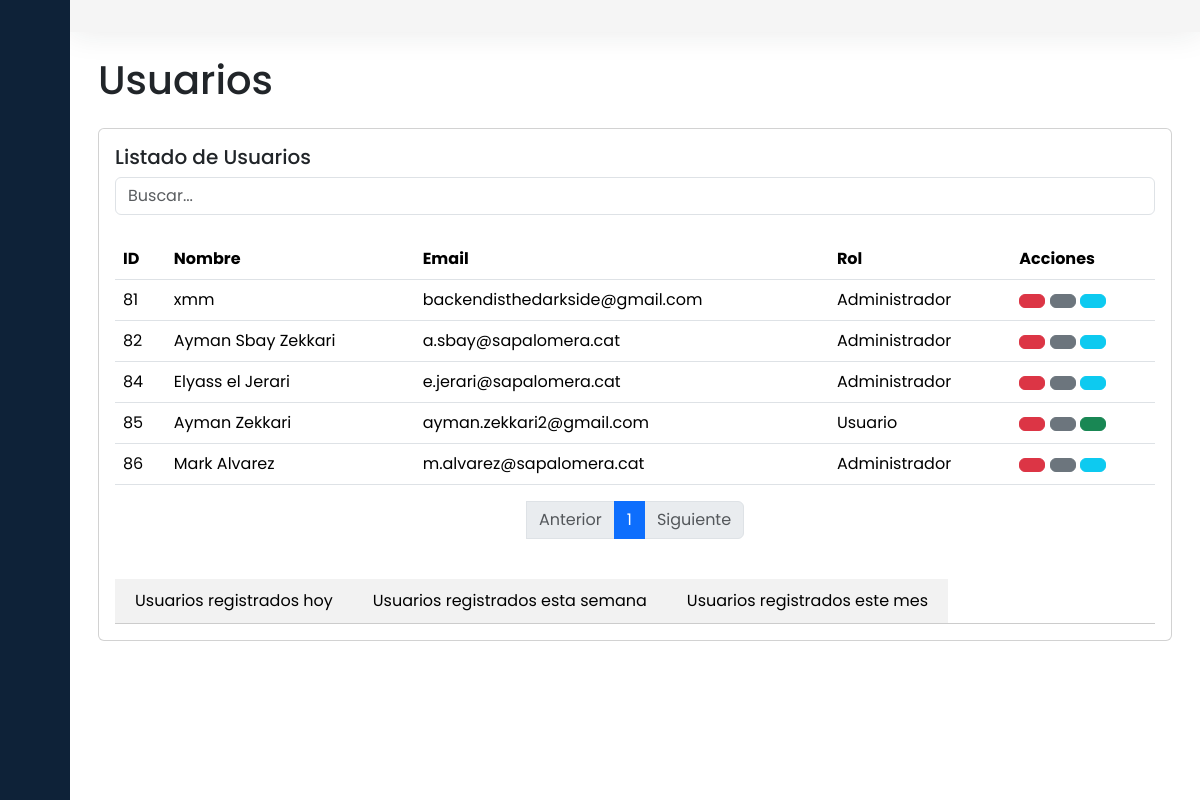
The page /Controlador/admin_usuarios.php (signed in) on the database its author committed.
### tables this page shows
CREATE TABLE IF NOT EXISTS `usuarios` (
  `idUsuario` int(10) NOT NULL AUTO_INCREMENT,
  `nombre` text NOT NULL,
  `email` text NOT NULL,
  `password` text DEFAULT NULL,
  `administrador` tinyint(1) NOT NULL,
  `bloqueado` int(2) DEFAULT NULL,
  `fechaRegistro` date DEFAULT NULL,
  `telefono` text DEFAULT NULL,
  `foto` text DEFAULT NULL,
  `provider` text DEFAULT NULL,
  `provider_id` text DEFAULT NULL,
  `account_activation_token` text DEFAULT NULL,
  `reset_token` text DEFAULT NULL,
  `reset_token_expires` date DEFAULT NULL,
  `created_at` text DEFAULT NULL,
  `updated_at` text DEFAULT NULL,
  PRIMARY KEY (`idUsuario`)
);

### Controlador/admin_usuarios.php (called while the page is built, shortened)
<?php
require_once("../Middleware/isAdmin.php");
require_once("../Model/consultas_usuarios.php");
$usuarios = getUsers();
$usuariosPorPagina = 10;
$pagina = isset($_GET['pagina']) ? $_GET['pagina'] : 1;
$totalPaginas = ceil(count($usuarios) / $usuariosPorPagina);
$usuariosPaginados = array_slice($usuarios, ($pagina - 1) * $usuariosPorPagina, $usuariosPorPagina);
include_once("../Vista/Admin/usuarios.php");

### Model/consultas_usuarios.php (called while the page is built, shortened)
<?php
function isAdmin($email) {
    $conn = connexion();
    $sql = "SELECT * FROM usuarios WHERE email = '$email'";
    $stmt = $conn->prepare($sql);
    $stmt->execute();
    $result = $stmt->fetch(PDO::FETCH_ASSOC);
    if ($result["administrador"] == 1) {
        return true;
    } else {
        return false;
    }
}
function getUsers() {
    $conn = connexion();
    $sql = "SELECT * FROM usuarios";
    $stmt = $conn->prepare($sql);
    $stmt->execute();
    $result = $stmt->fetchAll(PDO::FETCH_ASSOC);
    return $result;
}

### Middleware/isAdmin.php (called while the page is built, shortened)
<?php
require_once "../Model/consultas_usuarios.php";
$usuario = $_SESSION['usuario'];
if (isAdmin($usuario) == false) {
    header("Location: ../Controlador/welcome.php");
    exit();
}

### Vista/Admin/usuarios.php (the view, shortened to what this page needs)
<!DOCTYPE html>
<html lang="es">
<head>
    <link href="https://cdn.lineicons.com/4.0/lineicons.css" rel="stylesheet" />
    <link href="https://cdn.jsdelivr.net/npm/bootstrap@5.3.2/dist/css/bootstrap.min.css" rel="stylesheet">
    <link rel="stylesheet" href="../public/css/admin.css">
</head>
<body>
    <div class="wrapper">
        <?php include_once("../Vista/Components/admin_nav.php"); ?>
        <main class="content px-3 py-4">
            <div class="container-fluid">
                <div class="mb-3">
                    <h1 class="h1">Usuarios</h1>
                </div>
                <div class="row mt-4">
                    <div class="col-12">
                        <div class="card">
                            <div class="card-body">
                                <h5 class="card-title">Listado de Usuarios</h5>
                                <input type="text" id="searchInput" class="form-control" placeholder="Buscar...">
                                <div class="table-responsive">
                                    <table id="userTable" class="table mt-4">
                                        <thead>
                                            <tr>
                                                <th scope="col">ID</th>
                                                <th scope="col">Nombre</th>
                                                <th scope="col">Email</th>
                                                <th scope="col">Rol</th>
                                                <th scope="col">Acciones</th>
                                            </tr>
                                        </thead>
                                        <tbody>
                                            <?php foreach ($usuariosPaginados as $usuario) : ?>
                                                <tr>
                                                    <td><?php echo $usuario['idUsuario'] ?></td>
                                                    <td><?php echo $usuario['nombre'] ?></td>
                                                    <td><?php echo $usuario['email'] ?></td>
                                                    <td><?php echo $usuario['administrador'] == 1 ? 'Administrador' : 'Usuario' ?></td>
                                                    <td>
                                                        <button onclick="eliminarUsuario(<?php echo $usuario['idUsuario'] ?>)" class="btn btn-danger"><i class="lni lni-trash-can"></i></button>
                                                        <?php if ($usuario['bloqueado'] == 1) : ?>
                                                            <button onclick="desbloquearUsuario(<?php echo $usuario['idUsuario'] ?>)" class="btn btn-warning"><i class="lni lni-unlock"></i></button>
                                                        <?php else : ?>
                                                            <button onclick="bloquearUsuario(<?php echo $usuario['idUsuario'] ?>)" class="btn btn-secondary"><i class="lni lni-lock"></i></button>
                                                        <?php endif; ?>
                                                        <?php if ($usuario['administrador'] == 1) : ?>
                                                            <button onclick="quitarAdmin(<?php echo $usuario['idUsuario'] ?>)" class="btn btn-info"><i class="lni lni-user"></i></button>
                                                        <?php else : ?>
                                                            <button onclick="hacerAdmin(<?php echo $usuario['idUsuario'] ?>)" class="btn btn-success"><i class="lni lni-user"></i></button>
                                                        <?php endif; ?>
                                                    </td>
                                                </tr>
                                            <?php endforeach; ?>
                                        </tbody>
                                    </table>
                                    <div id="pagination" class="d-flex justify-content-center mt-3">
                                        <nav aria-label="Page navigation example">
                                            <ul class="pagination <?php echo $pagina <= 1 ? 'disabled' : '' ?>">
                                                <a class="page-link" href="?pagina=<?php echo $pagina - 1; ?>">Anterior</a>
                                                <?php for ($i = 0; $i < $totalPaginas; $i++) : ?>
                                                    <li class="page-item <?php echo $pagina == $i + 1 ? 'active' : '' ?>">
                                                        <a class="page-link" href="?pagina=<?php echo $i + 1; ?>"><?php echo $i + 1; ?></a>
                                                    </li>
                                                <?php endfor; ?>
                                                <li class="page-item <?php echo $pagina >= $totalPaginas ? 'disabled' : '' ?>">
                                                    <a class="page-link" href="?pagina=<?php echo $pagina + 1; ?>">Siguiente</a>
                                                </li>
                                            </ul>
                                        </nav>
                                    </div>
                            </div>
                            <div class="col-12 mt-4">
                                <div class="tab">
                                    <button class="tablinks" onclick="openTab(event, 'hoy')">Usuarios registrados hoy</button>
                                    <button class="tablinks" onclick="openTab(event, 'semana')">Usuarios registrados esta semana</button>
                                    <button class="tablinks" onclick="openTab(event, 'mes')">Usuarios registrados este mes</button>
                                </div>
                            </div>
                        </div>
                    </div>
        </main>
    </div>
</body>
</html>

### Vista/Components/admin_nav.php (shortened to what this page needs)
<aside id="sidebar">
    <div class="d-flex">
        <button class="toggle-btn" type="button">
        </button>
    </div>
    <ul class="sidebar-nav">
        <li class="sidebar-item">
            <a href="admin.php" class="sidebar-link">
            </a>
        </li>
        <li class="sidebar-item">
            <a href="admin_usuarios.php" class="sidebar-link">
            </a>
        </li>
        <li class="sidebar-item">
            <a href="añadir_producto.php" class="sidebar-link">
            </a>
        </li>
        <li class="sidebar-item">
            <a href="admin_estadisticas.php" class="sidebar-link">
            </a>
        </li>
        <li class="sidebar-item">
            <a href="#" class="sidebar-link">
            </a>
        </li>
    </ul>
    <div class="sidebar-footer">
        <a href="../Controlador/welcome.php" class="sidebar-link">
        </a>
    </div>
</aside>
<div class="main">
    <nav class="navbar navbar-expand px-4 py-3">
    </nav>

### public/css/admin.css (style rules this page uses)
a { text-decoration: none; }
li { list-style: none; }
body { font-family: 'Poppins', sans-serif; }
.wrapper { display: flex; }
.main { display: flex; flex-direction: column; min-height: 100vh; width: 100%; overflow: hidden; transition: all 0.35s ease-in-out; background-color: #fff; min-width: 0; }
#sidebar { width: 70px; min-width: 70px; z-index: 1000; transition: all .25s ease-in-out; background-color: #0e2238; display: flex; flex-direction: column; }
.toggle-btn { background-color: transparent; cursor: pointer; border: 0; padding: 1rem 1.5rem; }
.sidebar-nav { padding: 2rem 0; flex: 1 1 auto; }
a.sidebar-link { padding: .625rem 1.625rem; color: #FFF; display: block; font-size: 0.9rem; white-space: nowrap; border-left: 3px solid transparent; }
.sidebar-item { position: relative; }
.navbar { background-color: #f5f5f5; box-shadow: 0 0 2rem 0 rgba(33, 37, 41, .1); }
.tab { overflow: hidden; border-bottom: 1px solid #ccc; }
.tab button { background-color: #f2f2f2; float: left; border: none; outline: none; cursor: pointer; padding: 10px 20px; transition: 0.3s; }

### rows shown on the page
usuarios: idUsuario "81", nombre "xmm", email "backendisthedarkside@gmail.com", administrador "Administrador"
usuarios: idUsuario "82", nombre "Ayman Sbay Zekkari", email "a.sbay@sapalomera.cat", administrador "Administrador"
usuarios: idUsuario "84", nombre "Elyass el Jerari", email "e.jerari@sapalomera.cat", administrador "Administrador"
usuarios: idUsuario "85", nombre "Ayman Zekkari", email "ayman.zekkari2@gmail.com", administrador "Usuario"
usuarios: idUsuario "86", nombre "Mark Alvarez", email "m.alvarez@sapalomera.cat", administrador "Administrador"
